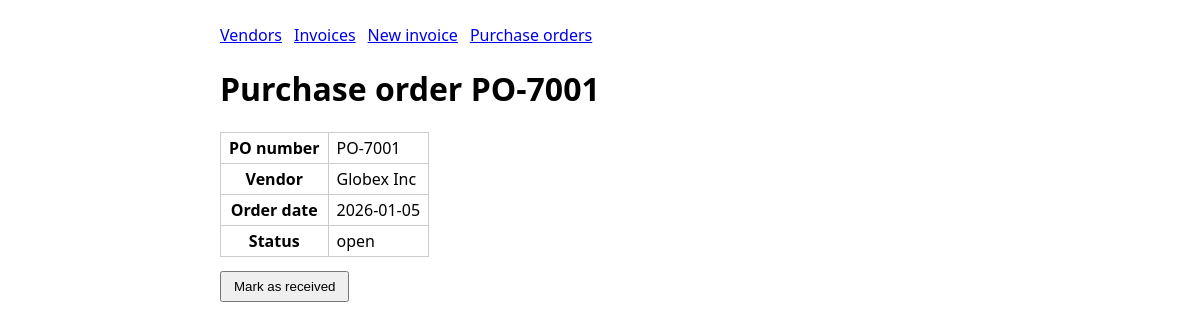
The app's page /pos/1 (signed in) with its own data.
### tables this page shows
CREATE TABLE pos(
        id INTEGER PRIMARY KEY AUTOINCREMENT, po_number TEXT UNIQUE, vendor TEXT,
        order_date TEXT, status TEXT DEFAULT 'open');

### app.py (the view)
@app.route("/pos/<int:po_id>")
@login_required
def po_detail(po_id):
    row = db().execute("SELECT * FROM pos WHERE id=?", (po_id,)).fetchone()
    if not row:
        abort(404)
    return render_template("po_detail.html", r=row)

### app.py (called while the page is built)
def db():
    if "db" not in g:
        g.db = sqlite3.connect(DB)
        g.db.row_factory = sqlite3.Row
    return g.db

def login_required(fn):
    @wraps(fn)
    def wrapper(*a, **kw):
        if not session.get("user"):
            return redirect(url_for("login"))
        return fn(*a, **kw)
    return wrapper

### templates/po_detail.html
{% extends "base.html" %}{% block body %}<h1>Purchase order {{ r.po_number }}</h1>
<table>
<tr><th>PO number</th><td id="f-po_number">{{ r.po_number }}</td></tr>
<tr><th>Vendor</th><td id="f-vendor">{{ r.vendor }}</td></tr>
<tr><th>Order date</th><td id="f-order_date">{{ r.order_date }}</td></tr>
<tr><th>Status</th><td id="f-status">{{ r.status }}</td></tr></table>
{% if r.status == 'open' %}<form method="post" action="/pos/{{ r.id }}/receive"><button type="submit" data-role="submit-record">Mark as received</button></form>{% endif %}{% endblock %}

### templates/base.html (style rules this page uses)
body { font-family:system-ui,sans-serif;max-width:760px;margin:24px auto;padding:0 12px }
button { margin-top:14px;padding:6px 12px }
table { border-collapse:collapse }
td,th { border:1px solid #ccc;padding:4px 8px }

### records on screen
pos: po_number "PO-7001", vendor "Globex Inc", order_date "2026-01-05", status "open"
